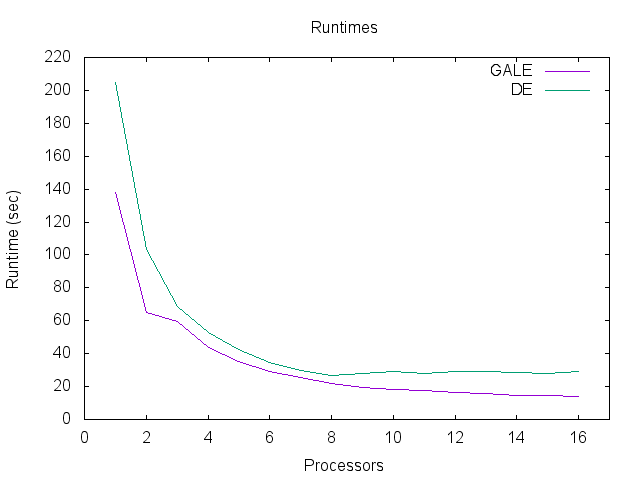

Here is the gnuplot script that generated this plot:
# For PNG
set terminal png
set output "ERS_runtimes.png"

# For EPS
# set terminal eps
# set output "ERS_runtimes.eps"

set title "Runtimes"

set xlabel " Processors "

set ylabel " Runtime (sec) "

set xrange [0:17]

set datafile separator ","

plot for [col=2:3] "ERS_GALEvsDE.csv" using 1:col with lines title columnheader